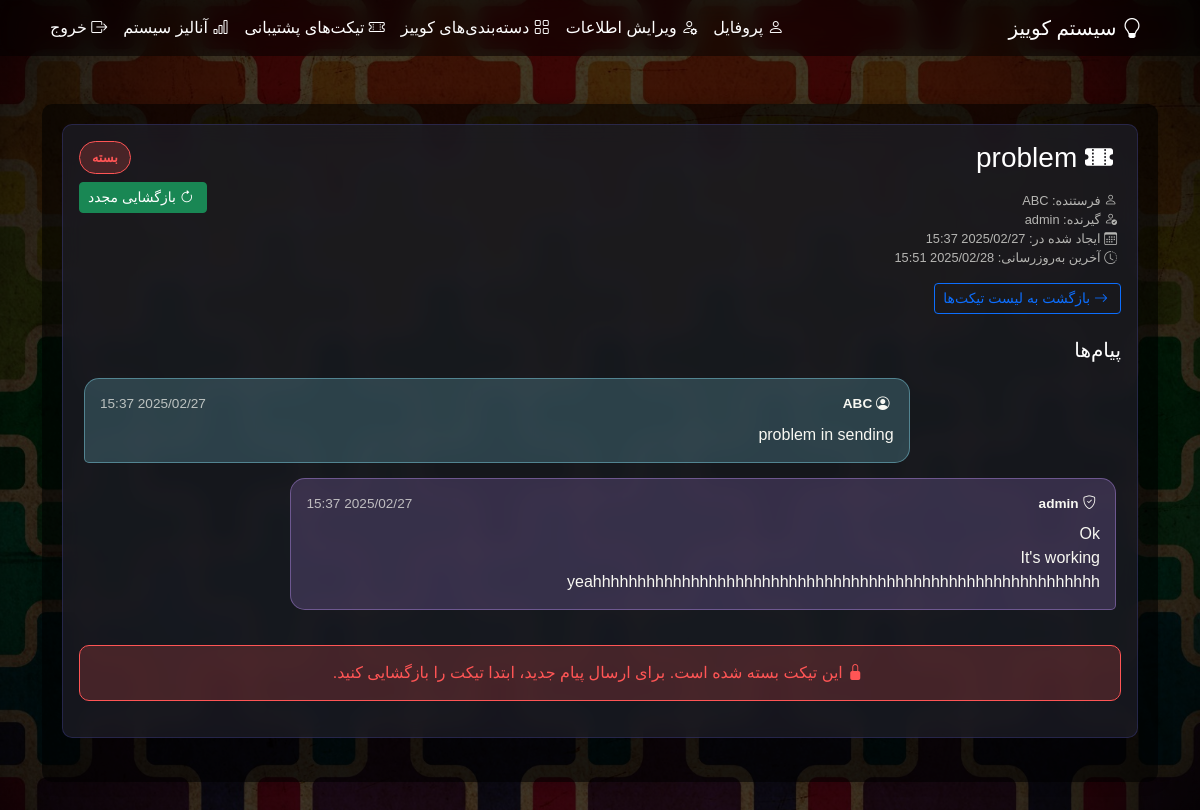
Page /tickets/3 (signed in) on the committed database.
### app.py (models this page shows)
class Ticket(db.Model):
    id = db.Column(db.Integer, primary_key=True)
    user_id = db.Column(db.Integer, db.ForeignKey('user.id'), nullable=False)  # فرستنده تیکت
    recipient_id = db.Column(db.Integer, db.ForeignKey('user.id'), nullable=False)  # گیرنده تیکت
    title = db.Column(db.String(100), nullable=False)
    status = db.Column(db.String(20), nullable=False, default='باز')  # وضعیت: باز، در حال بررسی، بسته
    created_at = db.Column(db.DateTime, nullable=False, default=datetime.utcnow)
    updated_at = db.Column(db.DateTime, nullable=False, default=datetime.utcnow, onupdate=datetime.utcnow)
    messages = db.relationship('TicketMessage', backref='ticket', lazy=True, cascade="all, delete-orphan")
    sender = db.relationship('User', foreign_keys=[user_id], back_populates='sent_tickets', lazy=True)
    recipient = db.relationship('User', foreign_keys=[recipient_id], back_populates='received_tickets', lazy=True)

class User(UserMixin, db.Model):
    id = db.Column(db.Integer, primary_key=True)
    username = db.Column(db.String(80), unique=True, nullable=False)
    email = db.Column(db.String(120), unique=True, nullable=False)
    password_hash = db.Column(db.String(120), nullable=False)
    quizzes = db.relationship('QuizResult', backref='user', lazy=True)
    sent_tickets = db.relationship('Ticket', foreign_keys='Ticket.user_id', back_populates='sender', lazy=True)
    received_tickets = db.relationship('Ticket', foreign_keys='Ticket.recipient_id', back_populates='recipient',
                                       lazy=True)
    ticket_messages = db.relationship('TicketMessage', backref='author', lazy=True)

class TicketMessage(db.Model):
    id = db.Column(db.Integer, primary_key=True)
    ticket_id = db.Column(db.Integer, db.ForeignKey('ticket.id'), nullable=False)
    user_id = db.Column(db.Integer, db.ForeignKey('user.id'), nullable=False)
    message = db.Column(db.Text, nullable=False)
    is_admin = db.Column(db.Boolean, nullable=False, default=False)  # آیا پیام توسط ادمین ارسال شده است
    created_at = db.Column(db.DateTime, nullable=False, default=datetime.utcnow)

### app.py (the view, shortened to what this page needs)
@app.route('/tickets/<int:ticket_id>', methods=['GET', 'POST'])
@login_required
def view_ticket(ticket_id):
    ticket = Ticket.query.get_or_404(ticket_id)
    user = User.query.get(session['user_id'])
    is_admin = (user.username == 'admin')
    if user.id != ticket.user_id and user.id != ticket.recipient_id:
        flash('شما اجازه دسترسی به این تیکت را ندارید')
        return redirect(url_for('tickets_list'))
    is_recipient = (user.id == ticket.recipient_id)
    messages = TicketMessage.query.filter_by(ticket_id=ticket.id).order_by(TicketMessage.created_at).all()
    other_user_id = ticket.recipient_id if ticket.user_id == user.id else ticket.user_id
    other_user = User.query.get(other_user_id)
    return render_template('tickets/view.html',
                           ticket=ticket,
                           messages=messages,
                           user=user,
                           is_recipient=is_recipient,
                           other_user=other_user)

### app.py (called while the page is built)
@login_manager.user_loader
def load_user(user_id):
    return User.query.get(int(user_id))

### templates/tickets/view.html (shortened to what this page needs)
{% extends "base.html" %}
{% block content %}
<div class="container ticket-container">
    <div class="card mb-4">
        <div class="card-body">
            <div class="d-flex justify-content-between align-items-start flex-wrap">
                <div>
                    <h3 class="card-title mb-3">
                        <i class="bi bi-ticket-perforated-fill me-2"></i>
                        {{ ticket.title }}
                    </h3>
                    <div class="mb-3">
                        <div class="date-time">
                            <i class="bi bi-person me-1"></i>
                            فرستنده: {{ ticket.sender.username }}
                        </div>
                        <div class="date-time">
                            <i class="bi bi-person-check me-1"></i>
                            گیرنده: {{ ticket.recipient.username }}
                        </div>
                        <div class="date-time">
                            <i class="bi bi-calendar3 me-1"></i>
                            ایجاد شده در: {{ ticket.created_at.strftime('%Y/%m/%d %H:%M') }}
                        </div>
                        <div class="date-time">
                            <i class="bi bi-clock-history me-1"></i>
                            آخرین به‌روزرسانی: {{ ticket.updated_at.strftime('%Y/%m/%d %H:%M') }}
                        </div>
                    </div>
                </div>
                <div class="d-flex flex-column align-items-end">
                    <span class="status-badge mb-2
                        {% if ticket.status == 'باز' %}status-open
                        {% elif ticket.status == 'در حال بررسی' %}status-inprogress
                        {% else %}status-closed{% endif %}">
                        {{ ticket.status }}
                    </span>
                    <div class="d-flex">
                        {% if ticket.status == 'بسته' %}
                            <form method="POST" action="{{ url_for('reopen_ticket', ticket_id=ticket.id) }}">
                                <button type="submit" class="btn btn-success btn-sm">
                                    <i class="bi bi-arrow-clockwise me-1"></i>
                                    بازگشایی مجدد
                                </button>
                            </form>
                        {% endif %}
                    </div>
                </div>
            </div>
            <a href="{{ url_for('tickets_list') }}" class="btn btn-outline-primary btn-sm mb-4">
                <i class="bi bi-arrow-right me-1"></i>
                بازگشت به لیست تیکت‌ها
            </a>
            <h5 class="mb-3">پیام‌ها</h5>
            <div class="message-list">
                {% for message in messages %}
                    <div class="message-bubble {% if message.is_admin %}message-admin{% else %}message-user{% endif %}">
                        <div class="message-header">
                            <span class="message-sender">
                                {% if message.is_admin %}
                                    <i class="bi bi-shield-check me-1"></i>
                                    {{ message.author.username }}
                                {% else %}
                                    <i class="bi bi-person-circle me-1"></i>
                                    {{ message.author.username }}
                                {% endif %}
                            </span>
                            <span class="message-time">
                                {{ message.created_at.strftime('%Y/%m/%d %H:%M') }}
                            </span>
                        </div>
                        <div class="message-content">{{ message.message }}</div>
                    </div>
                {% endfor %}
            </div>
            {% if ticket.status == 'بسته' %}
                <div class="ticket-closed-message">
                    <i class="bi bi-lock-fill me-1"></i>
                    این تیکت بسته شده است. برای ارسال پیام جدید، ابتدا تیکت را بازگشایی کنید.
                </div>
            {% elif not is_recipient %}
                <div class="ticket-waiting-message">
                    <i class="bi bi-hourglass-split me-1"></i>
                    شما نمی‌توانید به تیکت خود پاسخ دهید. لطفاً منتظر پاسخ {{ other_user.username }} باشید.
                </div>
            {% endif %}
        </div>
    </div>
</div>
{% endblock %}

### templates/base.html (shortened to what this page needs)
<!DOCTYPE html>
<html lang="fa" dir="rtl">
<head>
    <link href="https://cdn.jsdelivr.net/npm/bootstrap@5.3.0/dist/css/bootstrap.min.css" rel="stylesheet">
    <link rel="stylesheet" href="https://cdn.jsdelivr.net/npm/bootstrap-icons@1.11.1/font/bootstrap-icons.css">
    <link href="https://cdn.jsdelivr.net/gh/rastikerdar/vazir-font@v27.2.2/dist/font-face.css" rel="stylesheet">
</head>
<body>
    <nav class="navbar navbar-expand-lg navbar-dark">
        <div class="container">
            <a class="navbar-brand" href="{{ url_for('index') }}">
                <i class="bi bi-lightbulb"></i> سیستم کوییز
            </a>
            <div class="collapse navbar-collapse" id="navbarNav">
                <ul class="navbar-nav me-auto">
                    {% if 'user_id' in session %}
                        <li class="nav-item">
                            <a class="nav-link" href="{{ url_for('profile') }}">
                                <i class="bi bi-person"></i> پروفایل
                            </a>
                        </li>
                        <li class="nav-item">
                            <a class="nav-link" href="{{ url_for('edit_profile') }}">
                                <i class="bi bi-person-gear"></i> ویرایش اطلاعات
                            </a>
                        </li>
                        <li class="nav-item">
                            <a class="nav-link" href="{{ url_for('categories') }}">
                                <i class="bi bi-grid"></i> دسته‌بندی‌های کوییز
                            </a>
                        </li>
                        <li class="nav-item">
                            <a class="nav-link" href="{{ url_for('tickets_list') }}">
                                <i class="bi bi-ticket-perforated"></i> تیکت‌های پشتیبانی
                            </a>
                        </li>
                        {% if user and user.username == 'admin' %}
                        <li class="nav-item">
                            <a class="nav-link" href="{{ url_for('admin_analytics') }}">
                                <i class="bi bi-bar-chart"></i> آنالیز سیستم
                            </a>
                        </li>
                        {% endif %}
                        <li class="nav-item">
                            <a class="nav-link" href="{{ url_for('logout') }}">
                                <i class="bi bi-box-arrow-right"></i> خروج
                            </a>
                        </li>
                    {% endif %}
                </ul>
            </div>
        </div>
    </nav>
    <main class="container py-4">
        {% block content %}{% endblock %}
    </main>
</body>
</html>

### templates/tickets/view.html (style rules this page uses)
.ticket-container { background-color: rgba(0, 0, 0, 0.6); border-radius: 10px; box-shadow: 0 0 15px rgba(0, 0, 0, 0.2); padding: 20px; margin-bottom: 20px; }
.card { background-color: rgba(30, 30, 40, 0.7); border: 1px solid rgba(100, 100, 255, 0.2); border-radius: 10px; transition: all 0.3s ease; }
.status-badge { padding: 6px 12px; border-radius: 20px; font-size: 0.8rem; font-weight: bold; }
.status-closed { background-color: rgba(255, 85, 85, 0.2); color: #ff5555; border: 1px solid #ff5555; }
.date-time { font-size: 0.8rem; color: rgba(248, 248, 242, 0.7); }
.message-list { max-height: 500px; overflow-y: auto; margin-bottom: 20px; padding: 0 5px; }
.message-bubble { max-width: 80%; margin-bottom: 15px; padding: 15px; border-radius: 15px; position: relative; }
.message-user { background-color: rgba(139, 233, 253, 0.2); color: #f8f8f2; border: 1px solid rgba(139, 233, 253, 0.4); margin-right: auto; border-bottom-left-radius: 5px; }
.message-admin { background-color: rgba(189, 147, 249, 0.2); color: #f8f8f2; border: 1px solid rgba(189, 147, 249, 0.4); margin-left: auto; border-bottom-right-radius: 5px; }
.message-header { display: flex; justify-content: space-between; margin-bottom: 8px; font-size: 0.85rem; }
.message-sender { font-weight: bold; }
.message-time { color: rgba(248, 248, 242, 0.7); }
.message-content { white-space: pre-line; }
.ticket-closed-message { background-color: rgba(255, 85, 85, 0.2); color: #ff5555; border: 1px solid #ff5555; border-radius: 10px; padding: 15px; margin-bottom: 20px; text-align: center; }

### rows in the picture
Ticket: title "problem", created_at "2025/02/27 15:37", updated_at "2025/02/28 15:51", status "بسته"
User: sender.username "ABC"
User: recipient.username "admin"
TicketMessage: author.username "ABC", created_at "2025/02/27 15:37", message "problem in sending"
TicketMessage: author.username "admin", created_at "2025/02/27 15:37", message "Ok It's working yeahhhhhhhhhhhhhhhhhhhhhhhhhhhhhhhhhhhhhhhhhhhhhhhhhhhhhhhhh"
